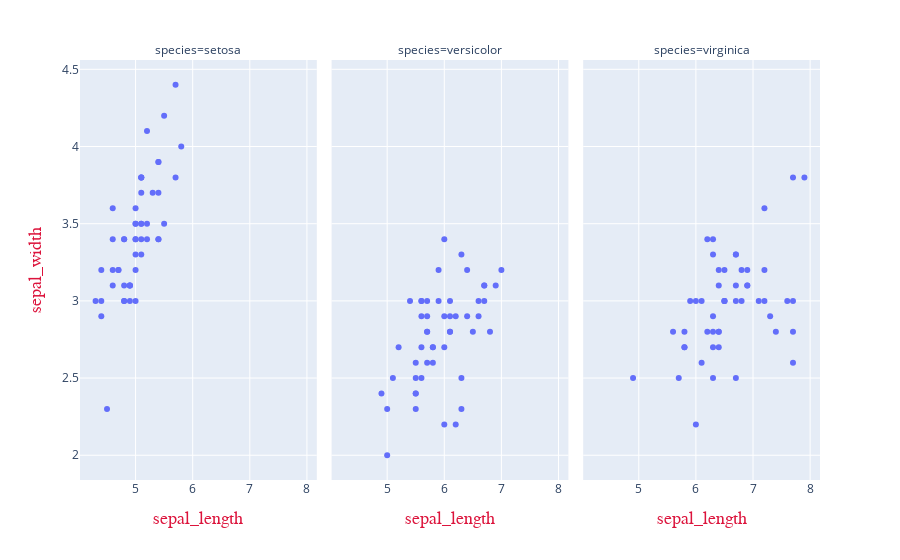

Here is the notebook cell this chart was saved with:
### Code cell
grafica1 = px.scatter(datos,x ="sepal_length", y ="sepal_width", facet_col = "species")
grafica1.update_xaxes(title_font=dict(size=18, family='Courier', color='crimson'))
grafica1.update_yaxes(title_font=dict(size=18, family='Courier', color='crimson'))

### Figure 1 — Plotly figure (JSON) as saved in the notebook; plotly's stock layout.template omitted (floating-point values rounded to 4 significant figures)
{"data": [{"hovertemplate": "species=setosa<br>sepal_length=%{x}<br>sepal_width=%{y}<extra></extra>", "legendgroup": "", "marker": {"color": "#636efa", "symbol": "circle"}, "mode": "markers", "name": "", "orientation": "v", "showlegend": false, "type": "scatter", "x": [5.1, 4.9, 4.7, 4.6, 5, 5.4, 4.6, 5, 4.4, 4.9, 5.4, 4.8, 4.8, 4.3, 5.8, 5.7, 5.4, 5.1, 5.7, 5.1, 5.4, 5.1, 4.6, 5.1, 4.8, 5, 5, 5.2, 5.2, 4.7, 4.8, 5.4, 5.2, 5.5, 4.9, 5, 5.5, 4.9, 4.4, 5.1, 5, 4.5, 4.4, 5, 5.1, 4.8, 5.1, 4.6, 5.3, 5], "xaxis": "x", "y": [3.5, 3, 3.2, 3.1, 3.6, 3.9, 3.4, 3.4, 2.9, 3.1, 3.7, 3.4, 3, 3, 4, 4.4, 3.9, 3.5, 3.8, 3.8, 3.4, 3.7, 3.6, 3.3, 3.4, 3, 3.4, 3.5, 3.4, 3.2, 3.1, 3.4, 4.1, 4.2, 3.1, 3.2, 3.5, 3.1, 3, 3.4, 3.5, 2.3, 3.2, 3.5, 3.8, 3, 3.8, 3.2, 3.7, 3.3], "yaxis": "y"}, {"hovertemplate": "species=versicolor<br>sepal_length=%{x}<br>sepal_width=%{y}<extra></extra>", "legendgroup": "", "marker": {"color": "#636efa", "symbol": "circle"}, "mode": "markers", "name": "", "orientation": "v", "showlegend": false, "type": "scatter", "x": [7, 6.4, 6.9, 5.5, 6.5, 5.7, 6.3, 4.9, 6.6, 5.2, 5, 5.9, 6, 6.1, 5.6, 6.7, 5.6, 5.8, 6.2, 5.6, 5.9, 6.1, 6.3, 6.1, 6.4, 6.6, 6.8, 6.7, 6, 5.7, 5.5, 5.5, 5.8, 6, 5.4, 6, 6.7, 6.3, 5.6, 5.5, 5.5, 6.1, 5.8, 5, 5.6, 5.7, 5.7, 6.2, 5.1, 5.7], "xaxis": "x2", "y": [3.2, 3.2, 3.1, 2.3, 2.8, 2.8, 3.3, 2.4, 2.9, 2.7, 2, 3, 2.2, 2.9, 2.9, 3.1, 3, 2.7, 2.2, 2.5, 3.2, 2.8, 2.5, 2.8, 2.9, 3, 2.8, 3, 2.9, 2.6, 2.4, 2.4, 2.7, 2.7, 3, 3.4, 3.1, 2.3, 3, 2.5, 2.6, 3, 2.6, 2.3, 2.7, 3, 2.9, 2.9, 2.5, 2.8], "yaxis": "y2"}, {"hovertemplate": "species=virginica<br>sepal_length=%{x}<br>sepal_width=%{y}<extra></extra>", "legendgroup": "", "marker": {"color": "#636efa", "symbol": "circle"}, "mode": "markers", "name": "", "orientation": "v", "showlegend": false, "type": "scatter", "x": [6.3, 5.8, 7.1, 6.3, 6.5, 7.6, 4.9, 7.3, 6.7, 7.2, 6.5, 6.4, 6.8, 5.7, 5.8, 6.4, 6.5, 7.7, 7.7, 6, 6.9, 5.6, 7.7, 6.3, 6.7, 7.2, 6.2, 6.1, 6.4, 7.2, 7.4, 7.9, 6.4, 6.3, 6.1, 7.7, 6.3, 6.4, 6, 6.9, 6.7, 6.9, 5.8, 6.8, 6.7, 6.7, 6.3, 6.5, 6.2, 5.9], "xaxis": "x3", "y": [3.3, 2.7, 3, 2.9, 3, 3, 2.5, 2.9, 2.5, 3.6, 3.2, 2.7, 3, 2.5, 2.8, 3.2, 3, 3.8, 2.6, 2.2, 3.2, 2.8, 2.8, 2.7, 3.3, 3.2, 2.8, 3, 2.8, 3, 2.8, 3.8, 2.8, 2.8, 2.6, 3, 3.4, 3.1, 3, 3.1, 3.1, 3.1, 2.7, 3.2, 3.3, 3, 2.5, 3, 3.4, 3], "yaxis": "y3"}], "layout": {"annotations": [{"font": {}, "showarrow": false, "text": "species=setosa", "x": 0.16, "xanchor": "center", "xref": "paper", "y": 1, "yanchor": "bottom", "yref": "paper"}, {"font": {}, "showarrow": false, "text": "species=versicolor", "x": 0.5, "xanchor": "center", "xref": "paper", "y": 1, "yanchor": "bottom", "yref": "paper"}, {"font": {}, "showarrow": false, "text": "species=virginica", "x": 0.84, "xanchor": "center", "xref": "paper", "y": 1, "yanchor": "bottom", "yref": "paper"}], "autosize": true, "legend": {"tracegroupgap": 0}, "margin": {"t": 60}, "xaxis": {"anchor": "y", "autorange": true, "domain": [0, 0.32], "range": [4.002, 8.222], "title": {"font": {"color": "crimson", "family": "Courier", "size": 18}, "text": "sepal_length"}, "type": "linear"}, "xaxis2": {"anchor": "y2", "autorange": true, "domain": [0.34, 0.66], "matches": "x", "range": [4.002, 8.222], "title": {"font": {"color": "crimson", "family": "Courier", "size": 18}, "text": "sepal_length"}, "type": "linear"}, "xaxis3": {"anchor": "y3", "autorange": true, "domain": [0.68, 1.0], "matches": "x", "range": [4.002, 8.222], "title": {"font": {"color": "crimson", "family": "Courier", "size": 18}, "text": "sepal_length"}, "type": "linear"}, "yaxis": {"anchor": "x", "autorange": true, "domain": [0, 1], "range": [1.814, 4.586], "title": {"font": {"color": "crimson", "family": "Courier", "size": 18}, "text": "sepal_width"}, "type": "linear"}, "yaxis2": {"anchor": "x2", "autorange": true, "domain": [0, 1], "matches": "y", "range": [1.814, 4.586], "showticklabels": false, "title": {"font": {"color": "crimson", "family": "Courier", "size": 18}}, "type": "linear"}, "yaxis3": {"anchor": "x3", "autorange": true, "domain": [0, 1], "matches": "y", "range": [1.814, 4.586], "showticklabels": false, "title": {"font": {"color": "crimson", "family": "Courier", "size": 18}}, "type": "linear"}}}
